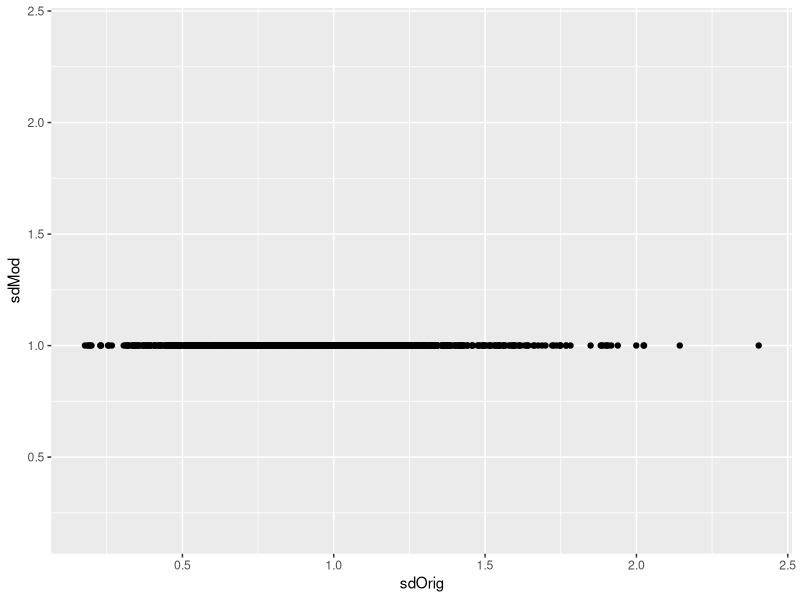

The R script that drew this image:
## ---- chunk 1
library(tidyverse)
set.seed(1243)
simSameVar<-sapply(1:1066,function(m,n) rnorm(n,sd=1),n=6) %>% t
sds <- apply(simSameVar,1,function(y,group) lm(y ~ group) %>% sigma, group=rep(0:1,each=3))
varSq <- limma::squeezeVar(sds^2,4)

data.frame(sdOrig = sds, sdMod = varSq$var.post^.5) %>% 
  ggplot(aes(sdOrig,sdMod)) +
  geom_point() + 
  xlim(range(sds)) +
  ylim(range(sds))
